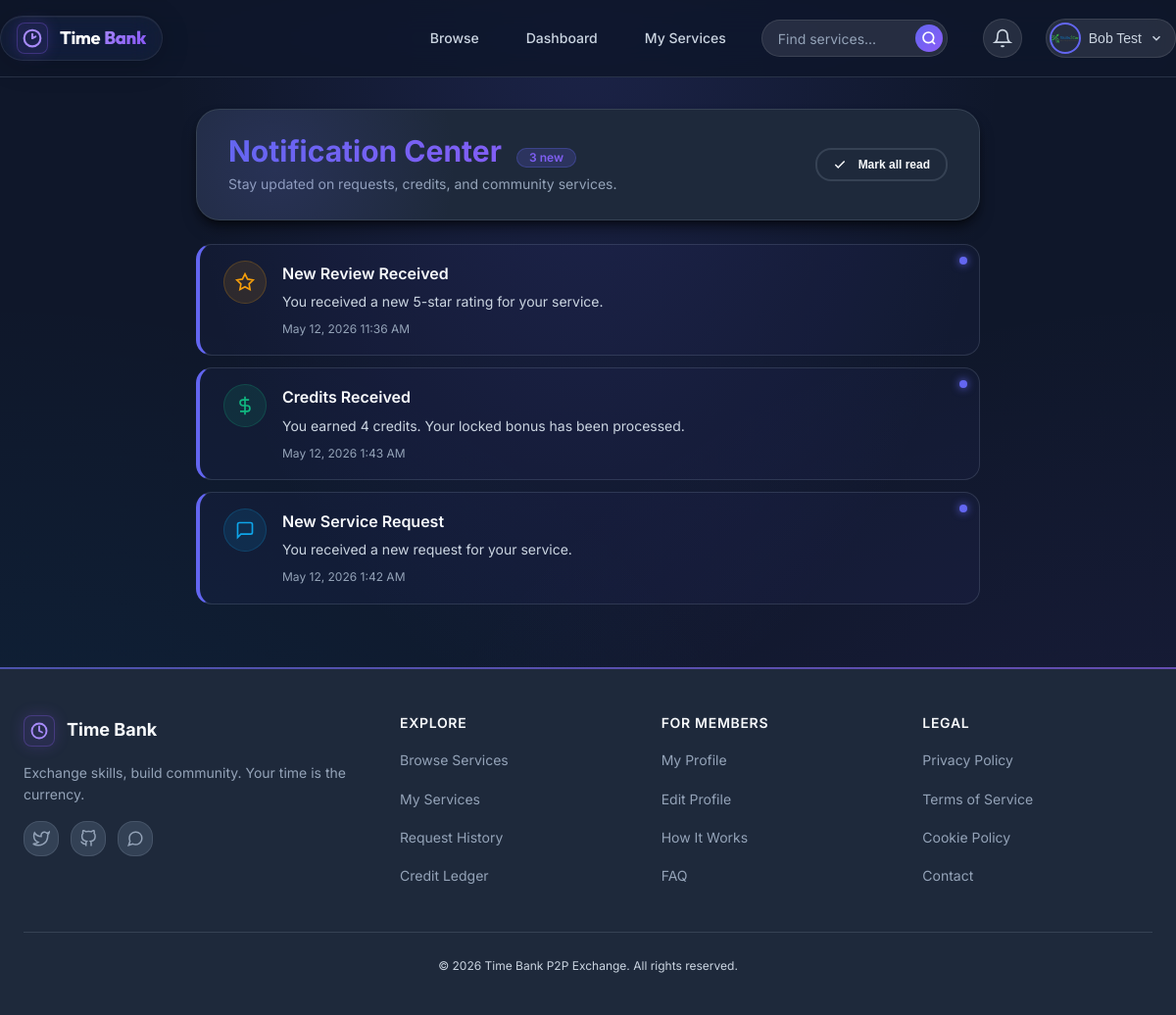
The page /pages/notifications/all.php (signed in) on the database its author committed.
### tables this page shows
CREATE TABLE `notifications` (
  `id` int(11) NOT NULL,
  `user_id` int(11) NOT NULL,
  `title` varchar(150) NOT NULL,
  `message` text NOT NULL,
  `type` enum('request','approval','rejection','completion','credit','review','system') NOT NULL,
  `is_read` tinyint(1) DEFAULT 0,
  `related_entity_id` int(11) DEFAULT NULL,
  `created_at` timestamp NOT NULL DEFAULT current_timestamp()
);

### config/functions.php (called while the page is built, shortened)
<?php
function formatDate($date_string) {
    return date('M d, Y g:i A', strtotime($date_string));
}
?>

### pages/notifications/all.php (the view, shortened to what this page needs)
<?php
require_once __DIR__ . '/../../config/functions.php';
$pdo = getDatabaseConnection();
$user_id = getCurrentUserId();
$page = isset($_GET['page']) ? (int)$_GET['page'] : 1;
$limit = 10;
$offset = ($page - 1) * $limit;
$stmt = $pdo->prepare("
    SELECT * FROM notifications
    WHERE user_id = ?
    ORDER BY created_at DESC
    LIMIT ? OFFSET ?
");
$stmt->bindValue(1, $user_id, PDO::PARAM_INT);
$stmt->bindValue(2, $limit, PDO::PARAM_INT);
$stmt->bindValue(3, $offset, PDO::PARAM_INT);
$stmt->execute();
$notifications = $stmt->fetchAll();
$unreadStmt = $pdo->prepare("SELECT COUNT(*) FROM notifications WHERE user_id = ? AND is_read = 0");
$unreadStmt->execute([$user_id]);
$unread_count = (int)$unreadStmt->fetchColumn();
include __DIR__ . '/../../includes/header.php';
?>
<div class="container noti-container">
    <div class="noti-header-card">
        <div class="noti-title-area">
            <h2>
                Notification Center
                <?php if ($unread_count > 0): ?>
                    <span class="noti-badge-count" id="pageUnreadBadge"><?php echo $unread_count; ?> new</span>
                <?php endif; ?>
            </h2>
            <p>Stay updated on requests, credits, and community services.</p>
        </div>
        <div class="noti-actions-bar">
            <?php if ($unread_count > 0): ?>
                <button class="btn btn-outline btn-sm" id="pageMarkAllBtn">
                    <svg width="14" height="14" viewBox="0 0 24 24" fill="none" stroke="currentColor" stroke-width="2.5" style="margin-right: var(--spacing-xxs);"><polyline points="20 6 9 17 4 12"></polyline></svg>
                    Mark all read
                </button>
            <?php endif; ?>
        </div>
    </div>
    <?php if (empty($notifications)): ?>
        <div class="noti-empty">
            <div class="noti-empty-icon">
                <svg width="48" height="48" viewBox="0 0 24 24" fill="none" stroke="currentColor" stroke-width="1.5">
                    <path d="M18 8A6 6 0 0 0 6 8c0 7-3 9-3 9h18s-3-2-3-9"></path>
                    <path d="M13.73 21a2 2 0 0 1-3.46 0"></path>
                </svg>
            </div>
            <h3>No notifications</h3>
            <p class="text-muted">You're all caught up! When things happen, you'll see them here.</p>
        </div>
    <?php else: ?>
        <div class="noti-list">
            <?php foreach ($notifications as $n):
                $typeClass = 'type-' . htmlspecialchars($n['type']);
                $iconSvg = '';
                switch ($n['type']) {
                    case 'request':
                        $iconSvg = '<svg width="20" height="20" viewBox="0 0 24 24" fill="none" stroke="currentColor" stroke-width="2"><path d="M21 15a2 2 0 0 1-2 2H7l-4 4V5a2 2 0 0 1 2-2h14a2 2 0 0 1 2 2z"></path></svg>';
                        break;
                    case 'credit':
                        $iconSvg = '<svg width="20" height="20" viewBox="0 0 24 24" fill="none" stroke="currentColor" stroke-width="2"><line x1="12" y1="1" x2="12" y2="23"></line><path d="M17 5H9.5a3.5 3.5 0 0 0 0 7h5a3.5 3.5 0 0 1 0 7H6"></path></svg>';
                        break;
                    case 'review':
                        $iconSvg = '<svg width="20" height="20" viewBox="0 0 24 24" fill="none" stroke="currentColor" stroke-width="2"><polygon points="12 2 15.09 8.26 22 9.27 17 14.14 18.18 21.02 12 17.77 5.82 21.02 7 14.14 2 9.27 8.91 8.26 12 2"></polygon></svg>';
                        break;
                }
                $link = '#';
                if ($n['related_entity_id']) {
                    if (in_array($n['type'], ['request', 'approval', 'rejection', 'completion', 'review'])) {
                        $reqCheck = $pdo->prepare("SELECT requester_id, provider_id FROM service_requests WHERE id = ?");
                        $reqCheck->execute([$n['related_entity_id']]);
                        $requestData = $reqCheck->fetch();
                        if ($requestData) {
                            if ($requestData['requester_id'] == $user_id) {
                                $link = APP_URL . "/pages/requests/history.php";
                            } else if ($requestData['provider_id'] == $user_id) {
                                $link = APP_URL . "/pages/requests/manage.php";
                            }
                        }
                    } else if ($n['type'] === 'system') {
                        $link = APP_URL . "/pages/services/view.php?id=" . $n['related_entity_id'];
                    }
                }
            ?>
                <a href="<?php echo htmlspecialchars($link); ?>"
                   class="page-notification-card <?php echo $n['is_read'] == 0 ? 'unread' : ''; ?>"
                   data-id="<?php echo $n['id']; ?>">
                    <div class="noti-icon-wrapper <?php echo $typeClass; ?>">
                        <?php echo $iconSvg; ?>
                    </div>
                    <div class="noti-body">
                        <div class="noti-body-title"><?php echo htmlspecialchars($n['title']); ?></div>
                        <div class="noti-body-msg"><?php echo htmlspecialchars($n['message']); ?></div>
                        <div class="noti-body-time"><?php echo formatDate($n['created_at']); ?></div>
                    </div>
                </a>
            <?php endforeach; ?>
        </div>
    <?php endif; ?>
</div>
<?php include __DIR__ . '/../../includes/footer.php'; ?>

### pages/notifications/all.php (style rules this page uses)
.noti-container { padding: var(--spacing-xl) 0; max-width: 800px; margin: 0 auto; }
.noti-header-card { position: relative; background: var(--color-bg-secondary); border: 1px solid var(--color-border); border-radius: var(--radius-lg); padding: var(--spacing-lg) var(--spacing-xl); margin-bottom: var(--spacing-lg); overflow: hidden; display: flex; justify-content: space-between; align-items: center; box-shadow: var(--shadow-lg); }
.noti-header-card::before { content: ''; position: absolute; top: -50%; left: -20%; width: 60%; height: 200%; background: radial-gradient(circle, rgba(99, 102, 241, 0.15) 0%, transparent 70%); pointer-events: none; }
.noti-title-area h2 { margin: 0 0 var(--spacing-xxs) 0; background: var(--color-primary-gradient); -webkit-background-clip: text; -webkit-text-fill-color: transparent; background-clip: text; }
.noti-title-area h2::after { display: none; }
.noti-title-area p { margin: 0; font-size: var(--text-sm); color: var(--color-text-muted); }
.noti-badge-count { display: inline-flex; align-items: center; background: rgba(99, 102, 241, 0.2); border: 1px solid rgba(99, 102, 241, 0.3); color: var(--color-primary-light); font-size: var(--text-xs); font-weight: var(--font-semibold); padding: 2px var(--spacing-sm); border-radius: var(--radius-full); margin-left: var(--spacing-xs); }
.noti-actions-bar { display: flex; gap: var(--spacing-sm); }
.noti-list { display: flex; flex-direction: column; gap: var(--spacing-sm); margin-bottom: var(--spacing-xl); }
.page-notification-card { display: flex; gap: var(--spacing-md); background: var(--color-bg-card); border: 1px solid var(--color-border); border-radius: var(--radius-md); padding: var(--spacing-md) var(--spacing-lg); transition: all var(--transition-base); text-decoration: none; color: inherit; cursor: pointer; position: relative; overflow: hidden; }
.page-notification-card::after { display: none !important; }
.page-notification-card.unread { border-left: 4px solid var(--color-primary); background: rgba(99, 102, 241, 0.04); }
.page-notification-card.unread::before { content: ''; position: absolute; top: var(--spacing-sm); right: var(--spacing-sm); width: 8px; height: 8px; background: var(--color-primary); border-radius: var(--radius-full); box-shadow: 0 0 8px var(--color-primary); }
.noti-icon-wrapper { display: flex; align-items: center; justify-content: center; width: 44px; height: 44px; border-radius: var(--radius-full); flex-shrink: 0; }
.type-request { background: rgba(14, 165, 233, 0.12); color: var(--color-secondary); border: 1px solid rgba(14, 165, 233, 0.2); }
.type-credit { background: rgba(16, 185, 129, 0.12); color: var(--color-success); border: 1px solid rgba(16, 185, 129, 0.2); }
.type-review { background: rgba(245, 158, 11, 0.12); color: var(--color-warning); border: 1px solid rgba(245, 158, 11, 0.2); }
.noti-body { flex-grow: 1; }
.noti-body-title { font-size: var(--text-base); font-weight: var(--font-semibold); margin-bottom: var(--spacing-xxs); color: var(--color-text-primary); }
.noti-body-msg { font-size: var(--text-sm); color: var(--color-text-secondary); margin-bottom: var(--spacing-xs); line-height: 1.5; }
.noti-body-time { font-size: var(--text-xs); color: var(--color-text-muted); }

### rows shown on the page
notifications: type "review" (drawn), title "New Review Received", message "You received a new 5-star rating for your service.", created_at "May 12, 2026 11:36 AM"
notifications: type "credit" (drawn), title "Credits Received", message "You earned 4 credits. Your locked bonus has been processed.", created_at "May 12, 2026 1:43 AM"
notifications: type "request" (drawn), title "New Service Request", message "You received a new request for your service.", created_at "May 12, 2026 1:42 AM"

### other values the page prints
$_SESSION['name'] "Bob Test"
$unread_count "3"
APP_NAME "Time Bank P2P Exchange"
